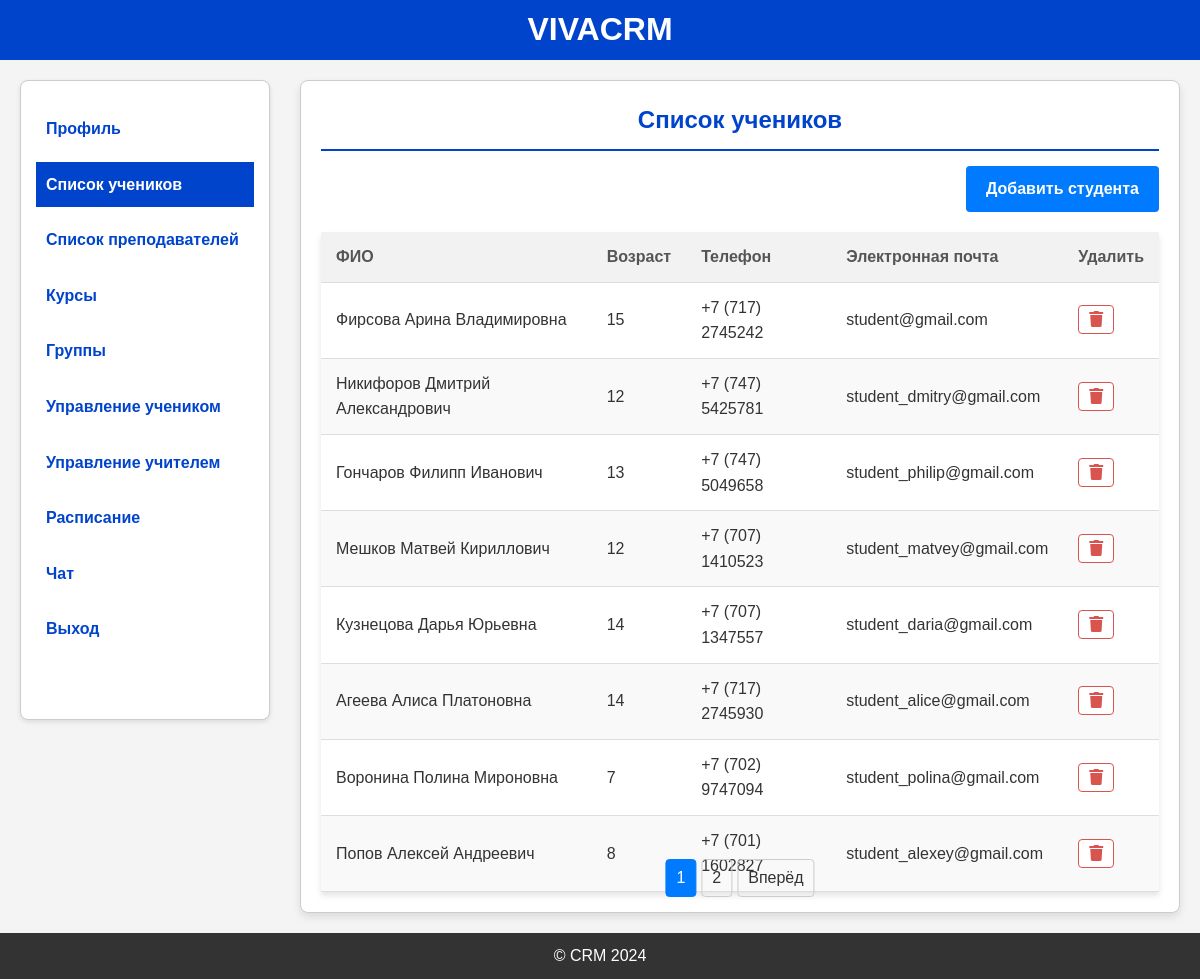
The app's page /students (signed in) with its own data.
### models.py (models this page shows, shortened)
class Student(db.Model):
    id = db.Column(db.Integer, primary_key=True)
    student_id = db.Column(db.Integer, db.ForeignKey('users.id'))
    surname = db.Column(db.String(50), nullable=False)
    first_name = db.Column(db.String(50), nullable=False)
    patronymic = db.Column(db.String(50), nullable=True)
    birth_date = db.Column(db.Date, nullable=False)
    phone = db.Column(db.String(20), nullable=False)
    address = db.Column(db.String(255), nullable=False)
    client_name = db.Column(db.String(255), nullable=True)
    client_relation = db.Column(db.String(100), nullable=True)
    client_phone = db.Column(db.String(20), nullable=True)
    user = db.relationship('Users', backref='student', uselist=False)

class Users(db.Model, UserMixin):
    id = db.Column(db.Integer, primary_key=True)
    email = db.Column(db.String(120), nullable=False, unique=True)
    role = db.Column(db.String(20), nullable=False)
    password_hash = db.Column(db.String(128), nullable=False)
    registration_date = db.Column(db.DateTime, default=datetime.now)
    photo = db.Column(db.String(120), nullable=True)

### app.py (the view)
@app.route('/students', methods=['GET'])
@login_required
@role_required('Администратор')
def students_list():
    administrator = Administrator.query.filter_by(admin_id=current_user.id).first()
    students = Student.query.all()
    page = request.args.get('page', 1, type=int)
    per_page = 8  # Количество учеников на одной странице
    pagination = Student.query.paginate(page=page, per_page=per_page)
    students = pagination.items  # Ученики текущей страницы
    student_ages = {student.id: calculate_age(student.birth_date) for student in students}
    return render_template('students_list.html', students=students, administrator=administrator, student_ages=student_ages, pagination=pagination)

### app.py (called while the page is built)
@login_manager.user_loader
def load_user(user_id):
    return Users.query.get(int(user_id))

def calculate_age(birth_date):
    today = datetime.today()
    return today.year - birth_date.year - ((today.month, today.day) < (birth_date.month, birth_date.day))

def role_required(*roles):
    def decorator(f):
        @wraps(f)
        def wrapped(*args, **kwargs):
            if not current_user.is_authenticated or current_user.role not in roles:
                flash('Недостаточно прав доступа', 'danger')
                return redirect(url_for('login'))
            return f(*args, **kwargs)
        return wrapped
    return decorator

### templates/students_list.html (shortened to what this page needs)
{% extends "base_administrator.html" %}
{% block content %}
  <div class="student-list-container">
    <h2>Список учеников</h2>
    <div class="add-student-btn-container">
        <a href="{{ url_for('register_student') }}" class="add-student-link">Добавить студента</a>
    </div>
    <table class="table">
      <thead>
        <tr>
          <th>ФИО</th>
          <th>Возраст</th>
          <th>Телефон</th>
          <th>Электронная почта</th>
          <th>Удалить</th>
        </tr>
      </thead>
      <tbody>
        {% for student in students %}
          <tr>
            <td>{{ student.surname }} {{ student.first_name }} {{ student.patronymic }}</td>
            <td>{{ student_ages[student.id] }}</td>
            <td>{{ student.phone }}</td>
            <td>{{ student.user.email }}</td>
            <td class="table-cell">
                <a href="{{ url_for('delete_student', id=student.id) }}" class="btn-danger"><i class="fa fa-trash"></i></a>
              </td>
          </tr>
        {% endfor %}
      </tbody>
    </table>
<div class="pagination">
  {% for page_num in pagination.iter_pages(left_edge=2, right_edge=2, left_current=2, right_current=2) %}
      {% if page_num %}
          {% if page_num == pagination.page %}
              <span class="current">{{ page_num }}</span>
          {% else %}
              <a href="{{ url_for('students_list', page=page_num) }}">{{ page_num }}</a>
          {% endif %}
      {% else %}
          <span class="ellipsis">…</span>
      {% endif %}
  {% endfor %}
  {% if pagination.has_next %}
      <a href="{{ url_for('students_list', page=pagination.next_num) }}">Вперёд</a>
  {% endif %}
</div>
</div>
{% endblock %}

### static/styles/base_administrator.css (style rules this page uses)
* { margin: 0; padding: 0; box-sizing: border-box; }
html, body { height: 100%; display: flex; flex-direction: column; }
body { font-family: Arial, sans-serif; line-height: 1.6; background-color: #f4f4f4; color: #333; }
.btn-edit, .btn-danger { padding: 5px 10px; text-decoration: none; border-radius: 4px; transition: all 0.3s ease; font-weight: bold; }
.btn-danger { color: #d9534f; border: 1px solid #d9534f; background-color: white; }

### static/styles/course.css (style rules this page uses)
table { width: 100%; border-collapse: collapse; margin-top: 20px; background-color: #fff; box-shadow: 0px 4px 6px rgba(0, 0, 0, 0.1); }
th, td { padding: 12px 15px; text-align: left; border-bottom: 1px solid #ddd; }
th { background-color: #f2f2f2; color: #555; }
tr:nth-child(even) { background-color: #f9f9f9; }
.pagination { position: absolute; bottom: 15px; left: 50%; transform: translateX(-50%); display: flex; justify-content: center; gap: 5px; }
.pagination a, .pagination span { padding: 5px 10px; border: 1px solid #ccc; text-decoration: none; color: #333; border-radius: 4px; }
.pagination .current { background-color: #007bff; color: white; border-color: #007bff; }

### static/styles/group.css (style rules this page uses)
table { width: 100%; border-collapse: collapse; margin-top: 20px; background-color: #fff; box-shadow: 0px 4px 6px rgba(0, 0, 0, 0.1); }
th, td { padding: 12px 15px; text-align: left; border-bottom: 1px solid #ddd; }
th { background-color: #f2f2f2; color: #555; }
tr:nth-child(even) { background-color: #f9f9f9; }
.pagination { position: absolute; bottom: 15px; left: 50%; transform: translateX(-50%); display: flex; justify-content: center; gap: 5px; }
.pagination a, .pagination span { padding: 5px 10px; border: 1px solid #ccc; text-decoration: none; color: #333; border-radius: 4px; }
.pagination .current { background-color: #007bff; color: white; border-color: #007bff; }

### static/styles/student_list.css (style rules this page uses)
.student-list-container { position: relative; padding-bottom: 50px; width: 100%; margin: 0px auto; background: #ffffff; border: 1px solid #ccc; border-radius: 8px; box-shadow: 0 4px 8px rgba(0, 0, 0, 0.1); padding: 20px; min-height: calc(100vh - 160px); }
.student-list-container h2 { color: #0044cc; text-align: center; border-bottom: 2px solid #0044cc; padding-bottom: 10px; font-weight: bold; }
.add-student-btn-container { display: flex; justify-content: flex-end; margin-top: 15px; }
.add-student-btn-container a { padding: 10px 20px; background-color: #007bff; color: white; border-radius: 4px; text-decoration: none; font-size: 16px; transition: background-color 0.3s ease; }
.add-student-link { display: block; text-align: right; text-decoration: none; color: #007bff; font-weight: bold; }
table { width: 100%; border-collapse: collapse; margin-top: 20px; background-color: #fff; box-shadow: 0px 4px 6px rgba(0, 0, 0, 0.1); }
th, td { padding: 12px 15px; text-align: left; border-bottom: 1px solid #ddd; }
th { background-color: #f2f2f2; color: #555; }
tr:nth-child(even) { background-color: #f9f9f9; }
.pagination { position: absolute; bottom: 15px; left: 50%; transform: translateX(-50%); display: flex; justify-content: center; gap: 5px; }
.pagination a, .pagination span { padding: 5px 10px; border: 1px solid #ccc; text-decoration: none; color: #333; border-radius: 4px; }
.pagination .current { background-color: #007bff; color: white; border-color: #007bff; }

### static/styles/teachers_list.css (style rules this page uses)
table { width: 100%; border-collapse: collapse; margin-top: 20px; background-color: #fff; box-shadow: 0px 4px 6px rgba(0, 0, 0, 0.1); }
th, td { padding: 12px 15px; text-align: left; border-bottom: 1px solid #ddd; }
th { background-color: #f2f2f2; color: #555; }
tr:nth-child(even) { background-color: #f9f9f9; }
.pagination { position: absolute; bottom: 15px; left: 50%; transform: translateX(-50%); display: flex; justify-content: center; gap: 5px; }
.pagination a, .pagination span { padding: 5px 10px; border: 1px solid #ccc; text-decoration: none; color: #333; border-radius: 4px; }
.pagination .current { background-color: #007bff; color: white; border-color: #007bff; }

### records on screen
Student: surname "Фирсова", first_name "Арина", patronymic "Владимировна", student_ages "15", phone "+7 (717) 2745242", user.email "student@gmail.com"
Student: surname "Никифоров", first_name "Дмитрий", patronymic "Александрович", student_ages "12", phone "+7 (747) 5425781", user.email "student_dmitry@gmail.com"
Student: surname "Гончаров", first_name "Филипп", patronymic "Иванович", student_ages "13", phone "+7 (747) 5049658", user.email "student_philip@gmail.com"
Student: surname "Мешков", first_name "Матвей", patronymic "Кириллович", student_ages "12", phone "+7 (707) 1410523", user.email "student_matvey@gmail.com"
Student: surname "Кузнецова", first_name "Дарья", patronymic "Юрьевна", student_ages "14", phone "+7 (707) 1347557", user.email "student_daria@gmail.com"
Student: surname "Агеева", first_name "Алиса", patronymic "Платоновна", student_ages "14", phone "+7 (717) 2745930", user.email "student_alice@gmail.com"
Student: surname "Воронина", first_name "Полина", patronymic "Мироновна", id "7", phone "+7 (702) 9747094", user.email "student_polina@gmail.com"
Student: surname "Попов", first_name "Алексей", patronymic "Андреевич", id "8", phone "+7 (701) 1602827", user.email "student_alexey@gmail.com"

### other values on screen
{{ page_num }} "1"
{{ page_num }} "2"
